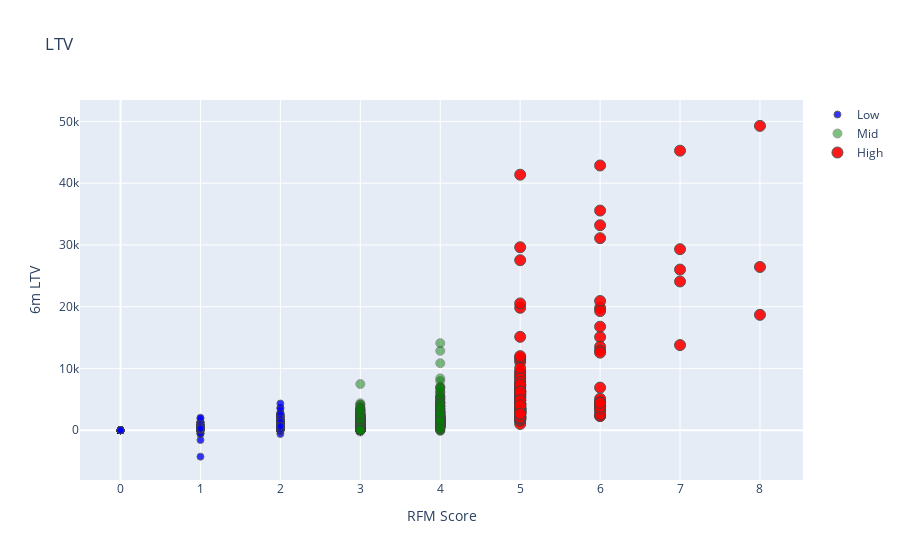

Notebook source saved alongside this figure:
### Code cell
tx_graph = tx_merge.query("m6_Revenue < 50000") #because max values are ending at 50,000 as seen in graph above

plot_data = [
    go.Scatter(
        x=tx_graph.query("Segment == 'Low-Value'")['OverallScore'],
        y=tx_graph.query("Segment == 'Low-Value'")['m6_Revenue'],
        mode='markers',
        name='Low',
        marker= dict(size= 7,
            line= dict(width=1),
            color= 'blue',
            opacity= 0.8
           )
    ),
        go.Scatter(
        x=tx_graph.query("Segment == 'Mid-Value'")['OverallScore'],
        y=tx_graph.query("Segment == 'Mid-Value'")['m6_Revenue'],
        mode='markers',
        name='Mid',
        marker= dict(size= 9,
            line= dict(width=1),
            color= 'green',
            opacity= 0.5
           )
    ),
        go.Scatter(
        x=tx_graph.query("Segment == 'High-Value'")['OverallScore'],
        y=tx_graph.query("Segment == 'High-Value'")['m6_Revenue'],
        mode='markers',
        name='High',
        marker= dict(size= 11,
            line= dict(width=1),
            color= 'red',
            opacity= 0.9
           )
    ),
]

plot_layout = go.Layout(
        yaxis= {'title': "6m LTV"},
        xaxis= {'title': "RFM Score"},
        title='LTV'
    )
fig = go.Figure(data=plot_data, layout=plot_layout)
pyoff.iplot(fig)

### Figure 1 — Plotly figure (JSON) as saved in the notebook; plotly's stock layout.template omitted (floating-point values rounded to 4 significant figures; data arrays with more than 128 entries replaced by an {"elided": "..."} marker saying what was removed)
{"data": [{"marker": {"color": "blue", "line": {"width": 1}, "opacity": 0.8, "size": 7}, "mode": "markers", "name": "Low", "type": "scatter", "x": {"elided": "1957 int values"}, "y": {"elided": "1957 float values"}}, {"marker": {"color": "green", "line": {"width": 1}, "opacity": 0.5, "size": 9}, "mode": "markers", "name": "Mid", "type": "scatter", "x": {"elided": "1809 int values"}, "y": {"elided": "1809 float values"}}, {"marker": {"color": "red", "line": {"width": 1}, "opacity": 0.9, "size": 11}, "mode": "markers", "name": "High", "type": "scatter", "x": {"elided": "182 int values"}, "y": {"elided": "182 float values"}}], "layout": {"title": {"text": "LTV"}, "xaxis": {"title": {"text": "RFM Score"}}, "yaxis": {"title": {"text": "6m LTV"}}}}
